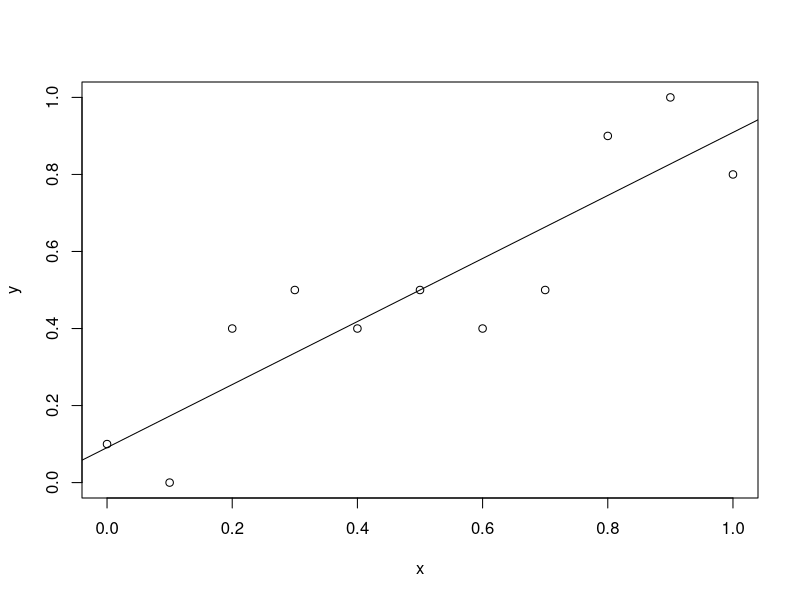

Reproduce this figure in R. (Note: this script raises an error after producing the figure.)
#Clear workspace
rm(list=ls())
x <- c(0,1,2,3,4,5,6,7,8,9,10)
y <- c(10,0,40,50,40,50,40,50,90,100,80)
x <- c(0,0.1,0.2,0.3,0.4,0.5,0.6,0.7,0.8,0.9,1)
y <- c(0.1,0,0.4,0.5,0.4,0.5,0.4,0.5,0.9,1,0.8)
plot(x,y)
xmean <- mean(x)
ymean <-mean(y)
xsd <- sd(x)
ysd <- sd(y)
xzbase <- (x - xmean)/xsd#calculating zscore directly
yzbase <- (y - ymean)/ysd#calculating zscore directly
xzbaseyzbase <- xzbase*yzbase
sxzbaseyzbase <- sum(xzbaseyzbase)
rbase <- sxzbaseyzbase/(length(x)-1)
b <- rbase*(ysd/xsd)
Int_Coeff <- lm(y~x)
abline(lm(y~x))#regression line
#Alternate way of calculating z score
xz <- scale(x, center = TRUE, scale = TRUE)#Functiona to calculate z score
yz <- scale(y, center = TRUE, scale = TRUE)
xzxy <- xz*yz
sxzyz <-sum(xzxy)
r <- sxzyz/(length(x)-1)
cor(x,y)
rcorr(x,y, type = c("pearson"))
rcorr(x,y)

#yhead <- a + bx#b = regression coefficient
#b = r * (sdy/sdx)
#a = ymean - b*xmean
a <- ymean -b*xmean
yhead <- a + b*0.2#b

yhead <- 3 + 3.3*7
